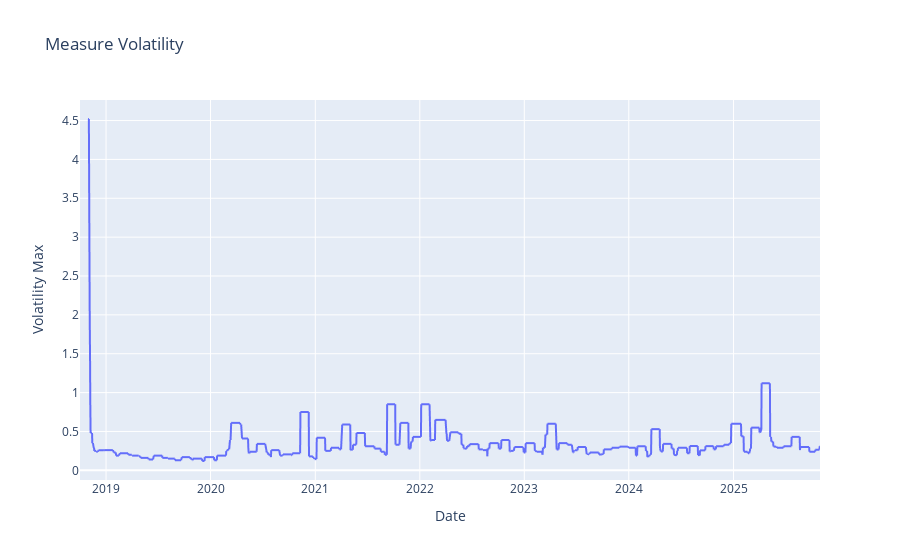

Notebook code for this chart:
### Markdown cell above
### The Max Volatility

### Code cell
fig = px.line(df_stock, x="date", y="volatility_max", title="Measure Volatility",
              labels={"date": "Date", "volatility_max": "Volatility Max"})
fig.show()

### Figure 1 — Plotly figure (JSON) as saved in the notebook; plotly's stock layout.template omitted (floating-point values rounded to 4 significant figures; data arrays with more than 128 entries replaced by an {"elided": "..."} marker saying what was removed)
{"data": [{"hovertemplate": "Date=%{x}<br>Volatility Max=%{y}<extra></extra>", "legendgroup": "", "line": {"color": "#636efa", "dash": "solid"}, "marker": {"symbol": "circle"}, "mode": "lines", "name": "", "showlegend": false, "type": "scattergl", "x": {"elided": "1780 str values"}, "xaxis": "x", "y": {"elided": "1780 float values"}, "yaxis": "y"}], "layout": {"legend": {"tracegroupgap": 0}, "title": {"text": "Measure Volatility"}, "xaxis": {"anchor": "y", "domain": [0, 1], "title": {"text": "Date"}}, "yaxis": {"anchor": "x", "domain": [0, 1], "title": {"text": "Volatility Max"}}}}
